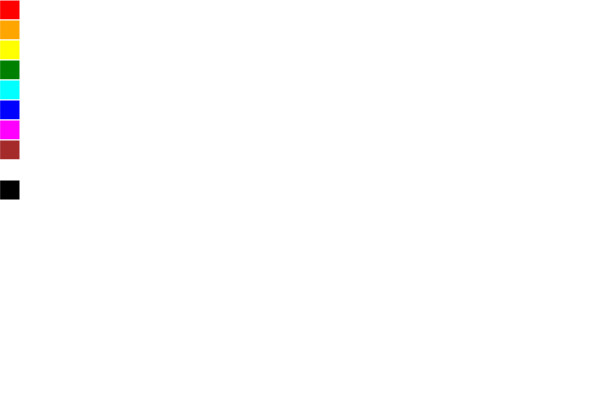
Frame 1 (no input)
Frame 60 (no input): identical to frame 1, image omitted
Frame 120 (the mouse pressed at the canvas centre since frame 60): identical to frame 1, image omitted

The p5.js sketch that drew this single still picture (run headless with seeded random() and noise() and a simulated clock; from frame 60 on, the mouse is pressed at the canvas centre):

// p5.js sketch
// ── sketch.js
let hue;
let r;
let palette;

function setup() {
  createCanvas(600, 400);
  hue = color('white');
  r = 25;
  palette = [new Square(0, 0, color('red')),
             new Square(0, 20, color('orange')),
             new Square(0, 40, color('yellow')),
             new Square(0, 60, color('green')),
             new Square(0, 80, color('cyan')),
             new Square(0, 100, color('blue')),
             new Square(0, 120, color('magenta')),
             new Square(0, 140, color('brown')),
             new Square(0, 160, color('white')),
             new Square(0, 180, color('black'))];
}

function draw() {
  for(let i = 0; i < palette.length; i++) {
    palette[i].draw();
  }
  if (mouseIsPressed) {
    noStroke();
    fill(hue);
    circle(mouseX, mouseY, r);
  }
}

function mousePressed() {
  for(let i = 0; i <  palette.length; i++) {
    if(palette[i].contains(mouseX, mouseY)) {
      hue = palette[i].fill;
    }
  }
}


class Square {
  constructor(x, y, fill) {
    this.x = x;
    this.y = y;
    this.fill = fill;
  }

  draw() {
    stroke(255);
    fill(this.fill);
    square(this.x, this.y, 20);
  }

  contains(x, y) {
    let insideX = x >= this.x && x <= this.x + 20;
    let insideY = y >= this.y && y <= this.y + 20;
    return insideX && insideY;
  }
}
